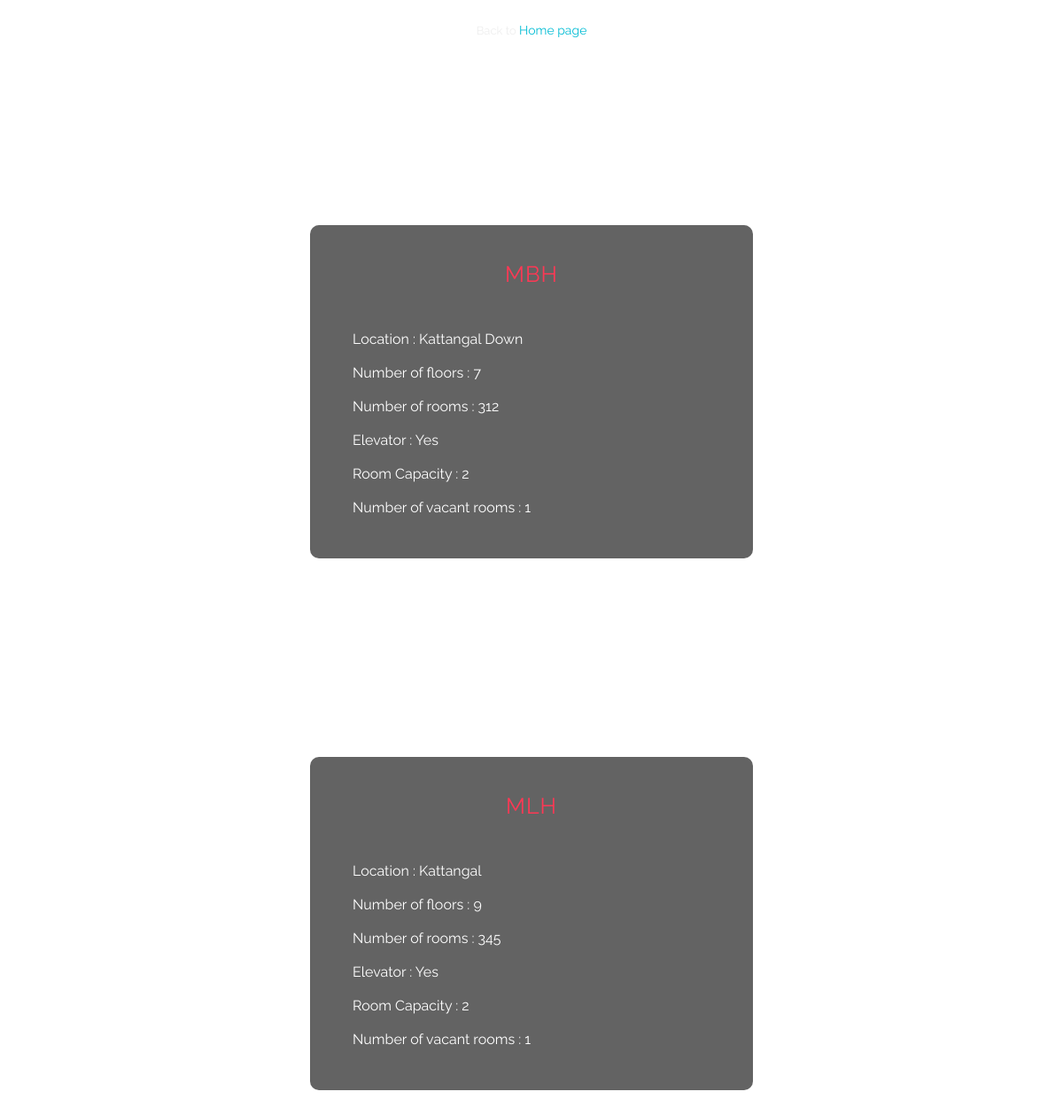
/view_hostels.php, run on the app's committed database.
### tables this page shows
CREATE TABLE `hostel` (
  `Hostel_Name` char(255) NOT NULL,
  `Location` char(255) NOT NULL,
  `No_of_Floors` int NOT NULL,
  `No_of_Rooms` int NOT NULL,
  `Elevator` binary(1) DEFAULT NULL,
  `Room_capacity` int NOT NULL,
  PRIMARY KEY (`Hostel_Name`)
);

### view_hostels.php (the view, shortened to what this page needs)
<!DOCTYPE html>
<head>
    <link rel="stylesheet" href="">
    <link href="web/css/style.css" rel="stylesheet" type="text/css" />
    <link href="web/css/fontawesome-all.css" rel="stylesheet" />
</head>
</head>
<body style="overflow:hidden">
<p class=" w3l-register-p">Back to <a href="stud.req.page.php" class="register"> Home page</a></p>
    <h1>Hostel Details</h1>
<div>
<?php
    require_once 'includes/db.config.php';
    $arr = array();
    $sql = "SELECT * FROM hostel";
    $result = mysqli_query($conn, $sql);
    while ($row = mysqli_fetch_assoc($result)) :?>
    <?php
        $arr[0] = $row['Hostel_Name'];
        $arr[1] = $row['Location'];
        $arr[2] = $row['No_of_Floors'];
        $arr[3] = $row['No_of_Rooms'];
        if($row['Elevator']){
        $arr[4] = "Yes";
        }
        else{
            $arr[4] = "No";
        }
        $arr[5] = $row['Room_capacity'];
        $query = "SELECT * FROM room WHERE Hostel_Name = '$arr[0]' AND No_of_Inmates = '0'";
        $result2 = mysqli_query($conn,$query);
        $arr[6] = mysqli_num_rows($result2);
        ?>
    <div class="lmao" style="height: 70vh;position:relative;overflow:auto;">
        <div id="lel1">
            <div class=" w3l-login-form">
                <div class="pertext">
                    <?php
                        echo "<h2> $arr[0] </h2>" ?>
                    <br><?php echo nl2br("Location : $arr[1]\n") ?>
                    <br><?php echo nl2br("Number of floors : $arr[2]\n") ?>
                    <br><?php echo nl2br("Number of rooms : $arr[3]\n") ?>
                    <br><?php echo nl2br("Elevator : $arr[4]\n") ?>
                    <br><?php echo nl2br("Room Capacity : $arr[5]\n") ?>
                    <br><?php echo nl2br("Number of vacant rooms : $arr[6]\n") ?>
                </div>
            </div>
            <br>
        </div>
    </div>
<?php endwhile ?>
        </div>
</body>
</html>

### web/css/style.css (style rules this page uses)
body { margin: 0; padding: 0; background: url(../images/cover4.jpg) no-repeat 0px 0px; min-height: 100vh; font-family: 'Raleway', sans-serif; }
a { text-decoration: none; }
.lmao { -ms-overflow-style: none; scrollbar-width: none; }
h1 { margin: 0; color: #ffffff; text-align: center; font-size: 50px; font-weight: 500; letter-spacing: 2px; padding: 50px 0; }
h2 { margin: 0; color: #fc3955; font-size: 25px; font-weight: 400; text-align: center; letter-spacing: 1px; padding-bottom: 30px; }
p.w3l-register-p { color: #eee; font-size: 13px; text-align: center; margin-top: 2em; }
.lmao { padding-top: 40px; }
.pertext { color: white; }
.w3l-login-form { background: rgba(0, 0, 0, 0.6117647058823529); max-width: 500px; margin: 0 auto; padding: 3em; border-radius: 10px; box-sizing: border-box; padding-top: 40px; transition: padding-top 2s; }
a { color: #eee; font-size: 14px; text-decoration: none; }
.register { color: #00BCD4; text-decoration: none; }

### data on the page
hostel: Hostel_Name "MBH", Location "Location : Kattangal Down", No_of_Floors "Number of floors : 7", No_of_Rooms "Number of rooms : 312", arr "Elevator : Yes", Room_capacity "Room Capacity : 2", arr "Number of vacant rooms : 1"
hostel: Hostel_Name "MLH", Location "Location : Kattangal", No_of_Floors "Number of floors : 9", No_of_Rooms "Number of rooms : 345", arr "Elevator : Yes", Room_capacity "Room Capacity : 2", arr "Number of vacant rooms : 1"
